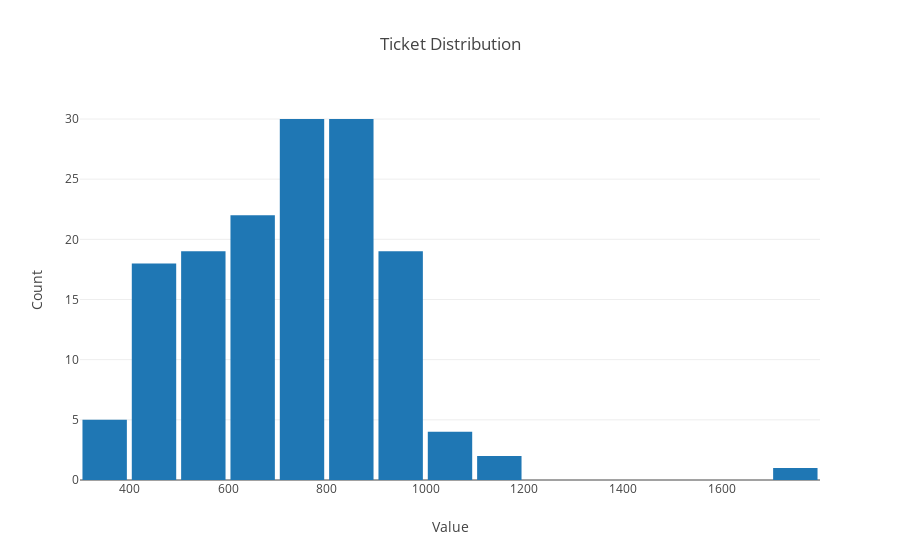

Notebook code cell kept with this figure:
### Code cell
bar_chart(df)

### Figure 1 — Plotly figure (JSON) as saved in the notebook; plotly's stock layout.template omitted (floating-point values rounded to 4 significant figures; data arrays with more than 128 entries replaced by an {"elided": "..."} marker saying what was removed)
{"data": [{"type": "histogram", "uid": "ac838d1a-36f7-11e9-8845-acde48001122", "x": {"elided": "150 int values"}}], "layout": {"bargap": 0.1, "title": "Ticket Distribution", "xaxis": {"title": "Value"}, "yaxis": {"title": "Count"}}}
